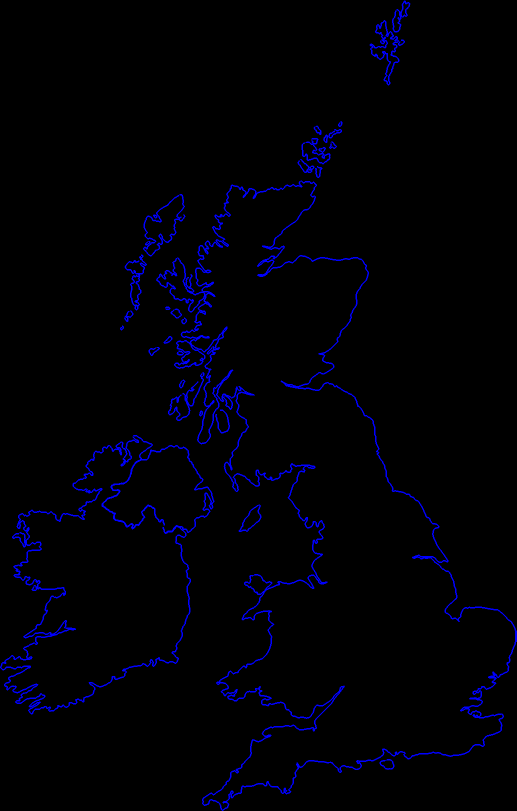
#> input picture thirdgo.png, 1033 x 1622 px, given in place of the camera (shown at 1/2 size)
$ python fifth.py
#> lines starting #> are read from the running program, lines starting #| are printed output that depends on the picture
import pyembroidery as pe
import math
import numpy as np
import cv2 as cv
from matplotlib import pyplot as plt

stitchgap=20 # max length between stitches, x or y gaps greater than this will have extra points added between them

# min length of stitch is handled in a SUPER hacky way by downscaling the image then upscaling the stitch arrays.
upscale=4
dsf=0.2 # downscale factor
print(f"Images will be downscaled by {dsf} for processing then stitches will be upscaled by {upscale} for output")

# in pyembroidery a unit of 1 == 0.1mm so 20 means stitches longer than 2mm will be sub-stitched.

smallthresh=20 # smaller contours than this will be deleted. make this lower if you are dealing with shapes with lots of straight lines

outfile="fifthgo"
imgthresh=125

win='Hacky Embroidery Stuff'

def on_trackbar(val):
    global imgthresh
    imgthresh = val


def check_for_long_stitches(s):
    s1=[]
    s1.append(s[0])
    print(f"This contour has {len(s)} points")
    for i in range(0,len(s)-1):
        if abs(s[i][0]-s[i+1][0]) > stitchgap or abs(s[i][1]-s[i+1][1]) > stitchgap :
            print(f"Stitchgap at {i}, {s[i]},{s[i+1]}")
            l=max(abs(s[i][0]-s[i+1][0]), abs(s[i][1]-s[i+1][1]))
            n=int(math.floor(l/stitchgap))
            dx=int(math.floor((s[i+1][0]-s[i][0]) / (n+1)))
            dy=int(math.floor(( s[i+1][1]-s[i][1]) / (n+1)))
            print(f"The gap is {l} units long so will need {n} stitches infill, {dx},{dy} is stitch dx,dy")
            for j in range(1,n+1):
                ns=[0,0]
                ns[0]=s[i][0]+j*dx
                ns[1]=s[i][1]+j*dy
                s1.append(ns)
                print(f"added {ns} to stitch list")
        s1.append(s[i+1])
    print(f"Now this contour has {len(s1)} points")
    return(s1)


cap = cv.VideoCapture(0)
if not cap.isOpened():
    print("Cannot open camera")
    exit()

cv.namedWindow(win)
cv.createTrackbar('Brightness Threshold', win,0,255,on_trackbar)

while True:
    # Capture frame-by-frame
    ret, frame = cap.read()
#> frame is the input picture: shape (1622, 1033, 3); mean B, G, R 6.9, 0, 0
    # if frame is read correctly ret is True
    if not ret:
        print("Can't receive frame (stream end?). Exiting ...")
        break
    # Our operations on the frame come here
    grey = cv.cvtColor(frame, cv.COLOR_BGR2GRAY)
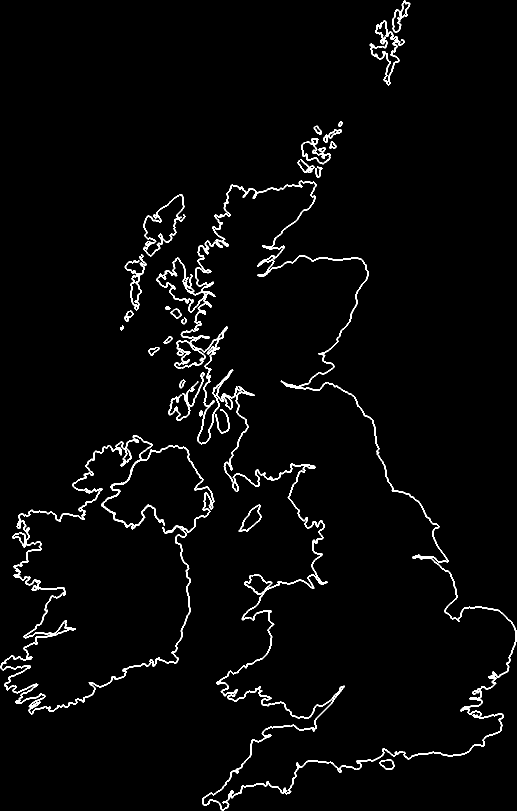
#> grey: shape (1622, 1033) (shown at 1/2 size); values 0 (black) and 29 (white), 2.7% white in thin lines or dots

    w=grey.shape[1]
#> w = 1033
    h=grey.shape[0]
#> h = 1622
    nw=int(w*dsf)
#> nw = 206
    nh=int(h*dsf)
#> nh = 324
    # this is the scale down bit
    simg=cv.resize(grey, (nw,nh), interpolation=cv.INTER_LINEAR)
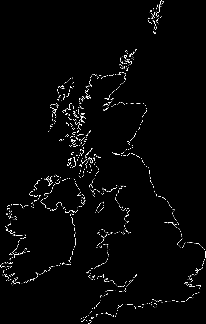
#> simg: shape (324, 206); min 0, max 29, mean 0.8; drawn with min black and max white
    ret,thresh=cv.threshold(simg,imgthresh,255,0)
#> thresh: shape (324, 206); every value is 0
#> ret = 125

    contours, hierarchy=cv.findContours(thresh,cv.RETR_LIST, cv.CHAIN_APPROX_SIMPLE)
#> contours = []
       # Display the resulting frame
    oimg=cv.cvtColor(simg, cv.COLOR_GRAY2BGR)
    cv.drawContours(oimg,contours,-1,(0,255,0),3)
    bimg=cv.resize(oimg, (w,h), interpolation=cv.INTER_LINEAR)
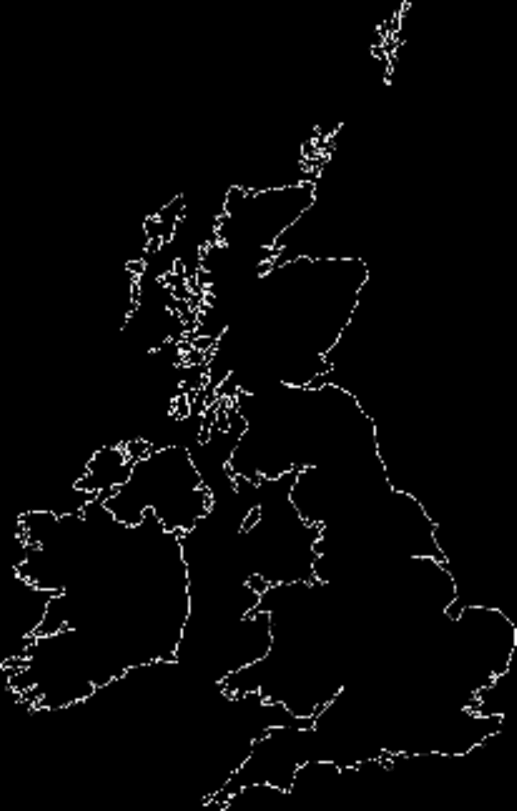
#> bimg: shape (1622, 1033, 3) (shown at 1/2 size); min 0, max 29, mean 0.8; drawn with min black and max white
    cv.imshow(win, bimg)
    if cv.waitKey(1) == ord('q'):
#> (key q is pressed here)
        break
# When everything done, release the capture
cap.release()
cv.destroyAllWindows()


#> (the run stopped early here; a loop or call above may not have finished)
